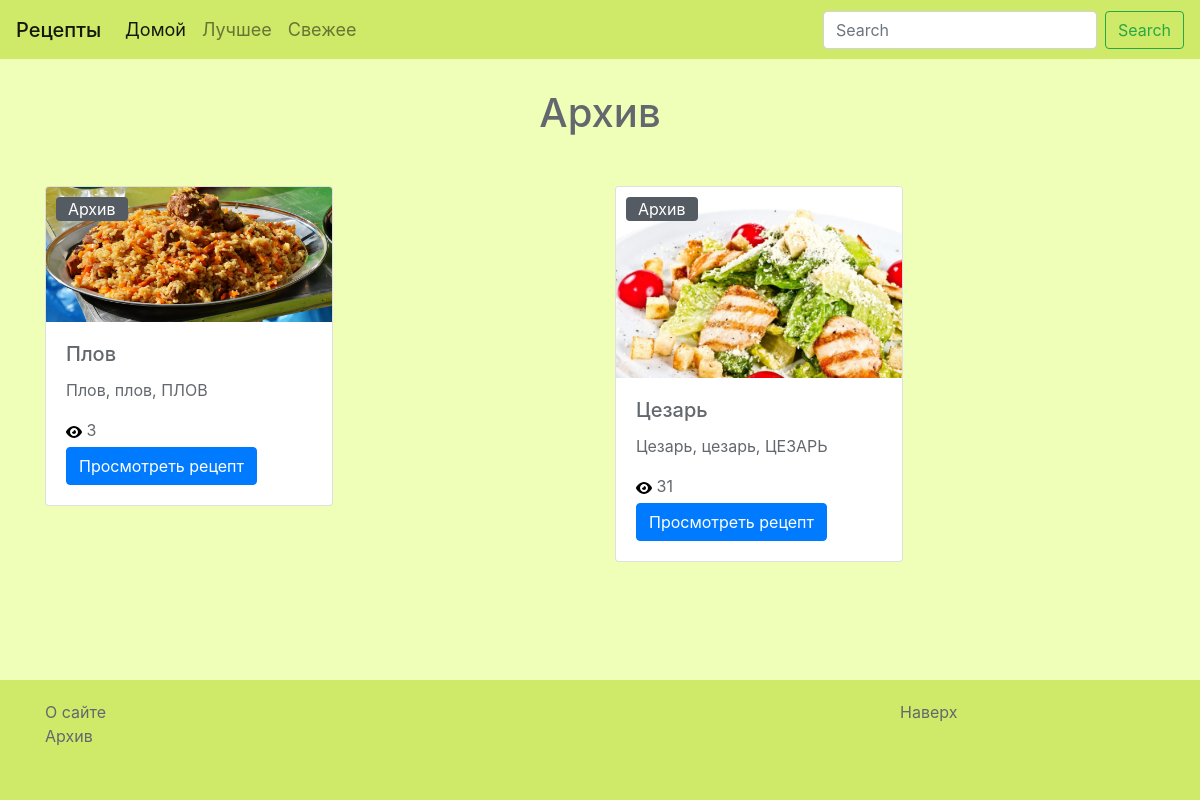
Page /recipes/archive/ on the earlier database version.
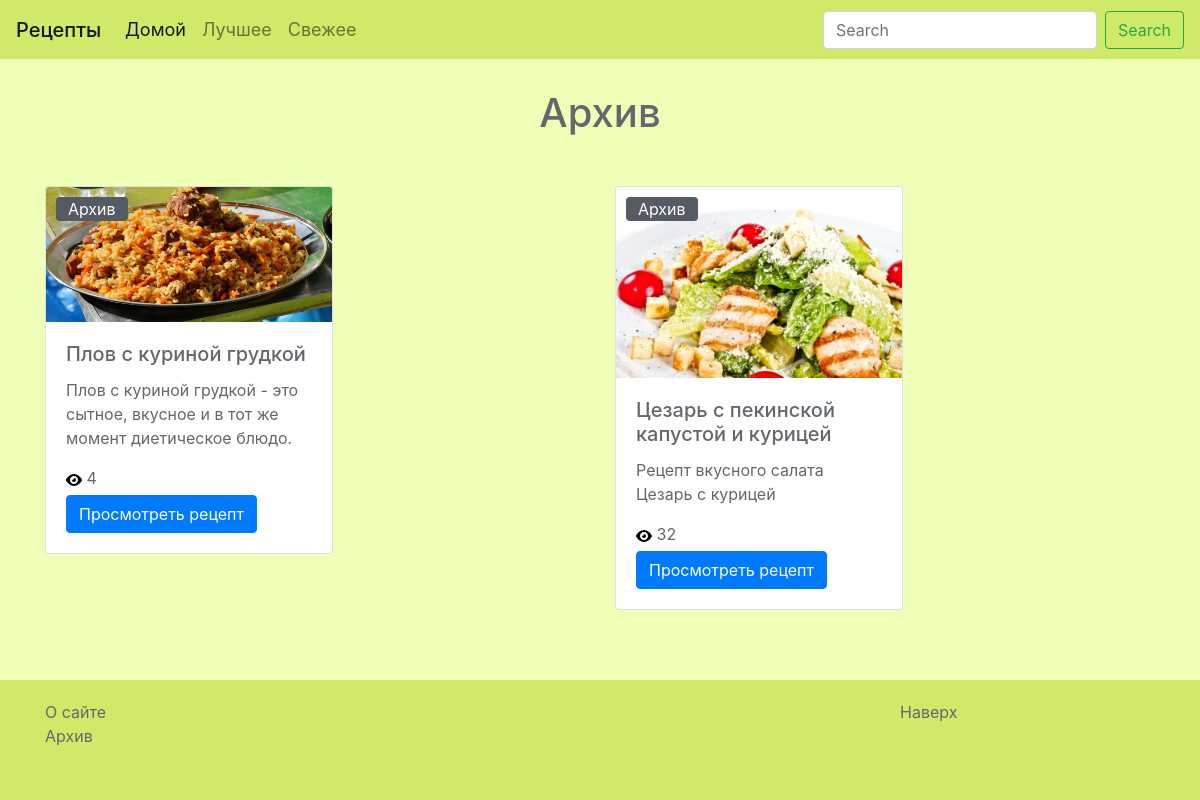
Same page on the later database version.
### recipes/models.py (models this page shows, shortened)
class Recipe(models.Model):
    TAG_CHOICES = (('Горячее блюдо', 'Горячее блюдо'), ('Холодное блюдо', 'Холодное блюдо'), ('Салат', 'Салат'), ('Суп', 'Суп'), ('Выпечка', 'Выпечка'))
    STATUS_CHOICES = (('Свежее', 'Свежее'), ('Популярное', 'Популярное'), ('Лучшее', 'Лучшее'), ('Архив', 'Архив'))
    name = models.CharField(max_length=64, default=None)
    description = models.TextField(default=None, max_length=100, blank=True, null=True)
    ingredients = models.TextField(default=None)
    full_recipe = models.TextField(default=None)
    views_counter = models.IntegerField(default=None, blank=True, null=True)
    tag = models.CharField(max_length=64, choices=TAG_CHOICES, default=None)
    status = models.CharField(max_length=64, choices=STATUS_CHOICES, default=None, blank=True, null=True)
    image = models.ImageField(upload_to='recipes/images/', blank=True)
    created = models.DateTimeField(auto_now_add=True, auto_now=False)
    updated = models.DateTimeField(auto_now_add=False, auto_now=True)
    class Meta:
        verbose_name='Рецепт'
        verbose_name_plural='Рецепты'

### landing/views.py (the view)
# urls.py: url(r'^recipes/archive/$', views.archive, name = 'archive'),
def archive(request):
	recipes_arc = Recipe.objects.filter(status='Архив')
	return render(request, 'recipes/archive.html', locals())

### templates/recipes/archive.html (shortened to what this page needs)
{% extends 'base.html' %}
{% load staticfiles %}
    {% block content %}
        <div class='section section1'>
            <div class='container'>
                <div class='col-lg-12 header'>
                    <h1 class='text-center'>
                        Архив
                    </h1>
                </div>
                <div class='col-12'>
                </div>
                <div class='row'>
                    {% for recipe in recipes_arc %}
                        <div class='col'>
                            <div class="card" style="width: 18rem;">
                                <img class="card-img-top" src="{{ recipe.image.url }}">
                                <div class="card-body">
                                    <h5 class="card-title">{{ recipe.name }}</h5>
                                    <p class="card-text">{{ recipe.description }}</p>
                                    {% if recipe.status %}
                                        <span class='recipe-status archive'>{{ recipe.status }}</span>
                                    {% endif %}
                                    <img src='{% static "img/view.svg" %}'>
                                    <span class='recipe-views'> {{ recipe.views_counter }} </span><br>
                                    <a href="{% url 'recipe' recipe.id %}" class="btn btn-primary">Просмотреть рецепт</a>
                                </div>
                            </div>
                        </div>
                    {% endfor %}
                </div>
            </div>
        </div>
    {% endblock %}

### templates/base.html (shortened to what this page needs)
<!DOCTYPE html>
{% load staticfiles %}
<html lang="en">
    <head>
        <link rel="stylesheet" href="{% static 'css/recipes/style.css' %}">
        <link rel="stylesheet" href="{% static 'css/bootstrap.min.css' %}">
    </head>
    <body>
        <div class='wrapper'>
            <div class='wrapper-content'>
                {% include 'navbar.html' %}
                {% block content %}
                {% endblock %}
            </div>
        </div>
        {% include 'footer.html' %}
    </body>
</html>

### templates/navbar.html (shortened to what this page needs)
<nav class="navbar navbar-expand-lg navbar-light">
  <a class="navbar-brand" href="{% url 'home' %}">Рецепты</a>
  <div class="collapse navbar-collapse" id="navbarNavDropdown">
    <ul class="navbar-nav">
      <li class="nav-item active">
        <a class="nav-link" href="{% url 'home' %}">Домой<span class="sr-only">(current)</span></a>
      </li>
      <li class="nav-item">
        <a class="nav-link" href="{% url 'best' %}">Лучшее</a>
      </li>
      <li class="nav-item">
        <a class="nav-link" href="{% url 'new' %}">Свежее</a>
      </li>
    </ul>
    <form class="form-inline my-2 my-lg-0" action="{% url 'search:index' %}" method="get">
      <input required class="form-control mr-sm-2" type="search" id="search" name="q" placeholder="Search" aria-label="Search">
      <button class="btn btn-outline-success my-2 my-sm-0" type="submit">Search</button>
    </form>
  </div>
</nav>

### templates/footer.html
<footer class="footer">
    <div class="container">
        <div class='row'>
            <div class='col-9'>
                <a href='{% url "about" %}' id='archive'>
                    <span>О сайте</span>
                </a>
            </div>
            <div class='col-3'>
                <a href='#' id='upbutton' onclick='smoothJumpUp(); return false;'>
                    <span>Наверх</span>
                </a>
            </div>
        </div>
        <div class='row'>
            <div class='col-12'>
                <a href="{% url 'archive' %}" id='archive'>
                    <span>Архив</span>
                </a>
            </div>
        </div>
    </div>
</footer>

### static/css/recipes/style.css (style rules this page uses)
html { height: 100%; position: relative; }
body { min-height: 100%; position: relative; background-color: #F0FFB8 !important; }
.card { margin-top: 40px; position: relative; }
.btn-primary { margin-top: 5px; }
.recipe-status { position: absolute; width: 25%; color: white; top: 10px; left: 10px; text-align: center; border-radius: 4px; }
.archive { background-color: #545b62; }
.wrapper-content { overflow: auto; padding-bottom: 160px; }
.wrapper { min-height: 100%; }
.footer { position: absolute; bottom: 0; height: 120px; clear: both; background-color: #CFE968; width: 100%; }
.header { margin-top: 10px; }
.navbar { background-color: #CFE968; }
.container { padding-top: 20px; color: #62686d; }
#upbutton { text-decoration: none; color: #62686d; }
#archive { text-decoration: none; color: #62686d; }
.navbar-nav { margin-right: auto; font-weight: 400; font-size: 18px; }
.navbar-brand { font-weight: 500; font-size: 22px; }

Differences in the rows shown:
changed Recipe: name "Плов" → "Плов c куриной грудкой"; description "Плов, плов, ПЛОВ" → "Плов с куриной грудкой - это сытное, вкусное и в тот же момент диетическое блюдо."; views_counter "3" → "4"
changed Recipe: name "Цезарь" → "Цезарь с пекинской капустой и курицей"; description "Цезарь, цезарь, ЦЕЗАРЬ" → "Рецепт вкусного салата Цезарь с курицей"; views_counter "31" → "32"
